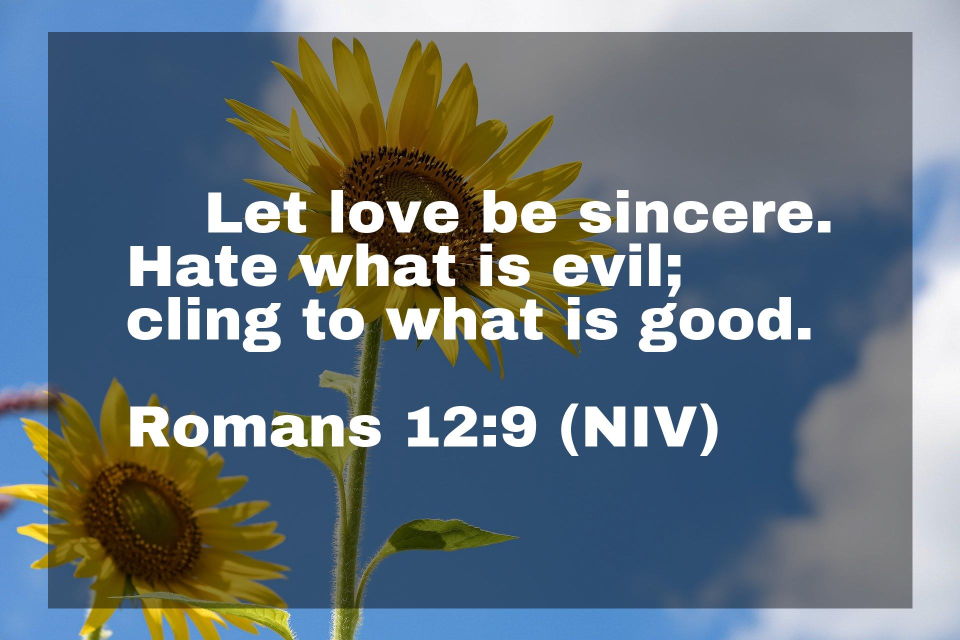
#> input picture examples/full.jpg, 1920 x 1280 px, given as the content of the folder img_render, which was not available (shown at 1/2 size)
$ python post_process.py
#> lines starting #> are read from the running program, lines starting #| are printed output that depends on the picture
############################################
# Project: Enlighten
# File: src\enlighten\post_process.py
# By: ProgrammingIncluded
# Website: ProgrammingIncluded.com
# Description: Crops jpgs generated by convert.py
#############################################

# std
import os
import glob
import argparse

# ext
from matplotlib import image
import numpy as np

IMG_RENDER_FOLDER = "img_render"
IMG_FOLDER = "img_post"

def get_argument_parser(parser=argparse.ArgumentParser(prog="post_process", description="Crops jpgs generated by convert.py")):
    parser.add_argument("--crop-folder-input",
                        help="Input location of raw jpgs (Should be same as --convert-folder-input in convert stage.",
                        default=IMG_RENDER_FOLDER)
    parser.add_argument("--process-output-folder", help="Final output folder of cropped images.", default=IMG_FOLDER)
    return parser

def parse_args():
    return get_argument_parser().parse_args()

def post_process(args):
    if not os.path.exists(args.process_output_folder):
        os.mkdir(args.process_output_folder)

    CUT_OFFSET_PX = 375
    for jpg in glob.glob("{}/*.jpg".format(args.crop_folder_input)):
        img = image.imread(jpg)
#> img is the input picture: shape (1280, 1920, 3); mean R, G, B 104, 117.9, 126.7
        max_y = img.shape[1]
#> max_y = 1920
        result = img[:, CUT_OFFSET_PX : max_y - CUT_OFFSET_PX, :]
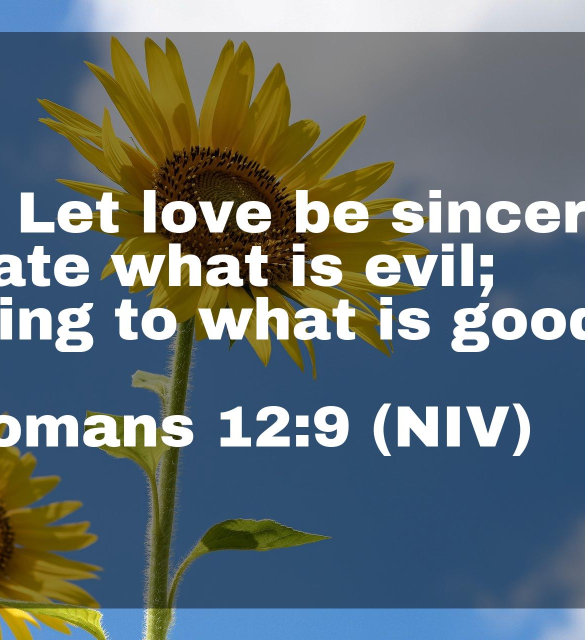
#> result: shape (1280, 1170, 3) (shown at 1/2 size); mean R, G, B 102.9, 115.4, 119.4
        img_name = os.path.split(jpg)[-1]
        image.imsave("{}/{}".format(args.process_output_folder, img_name), result)

if __name__ == "__main__":
    # Change CWD to script location
    script_path = os.path.dirname(os.path.abspath(__file__))
    os.chdir(script_path)

    args = parse_args()

    # Render the html into png
    post_process(args)

$ run again, on examples/top.jpg
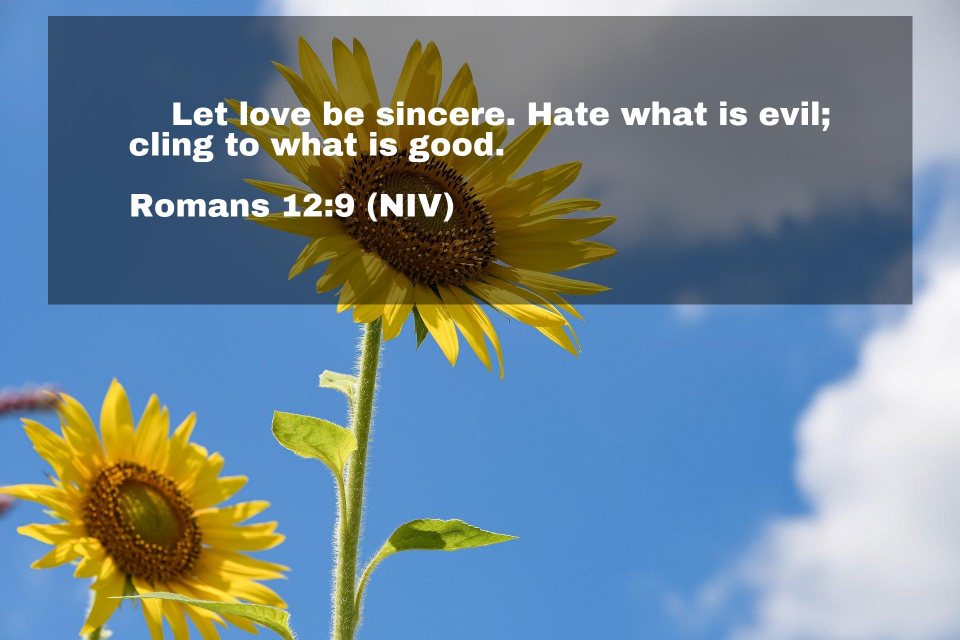
#> input picture examples/top.jpg, 1920 x 1280 px, given as the content of the folder img_render, which was not available (shown at 1/2 size)
#> in post_process, img is the input picture: shape (1280, 1920, 3); mean R, G, B 114.5, 135.4, 147.8
#> in post_process, `result = img[:, CUT_OFFSET_PX : max_y - CUT_OFFSET_PX, :]`:
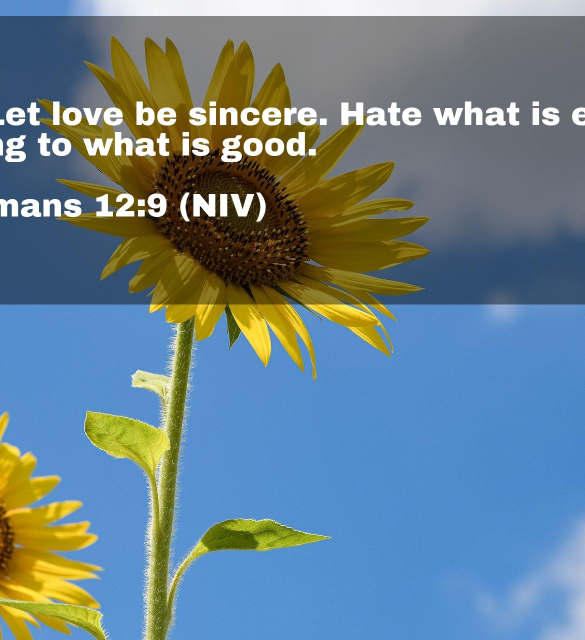
#> result: shape (1280, 1170, 3) (shown at 1/2 size); mean R, G, B 106.7, 130, 141.1
